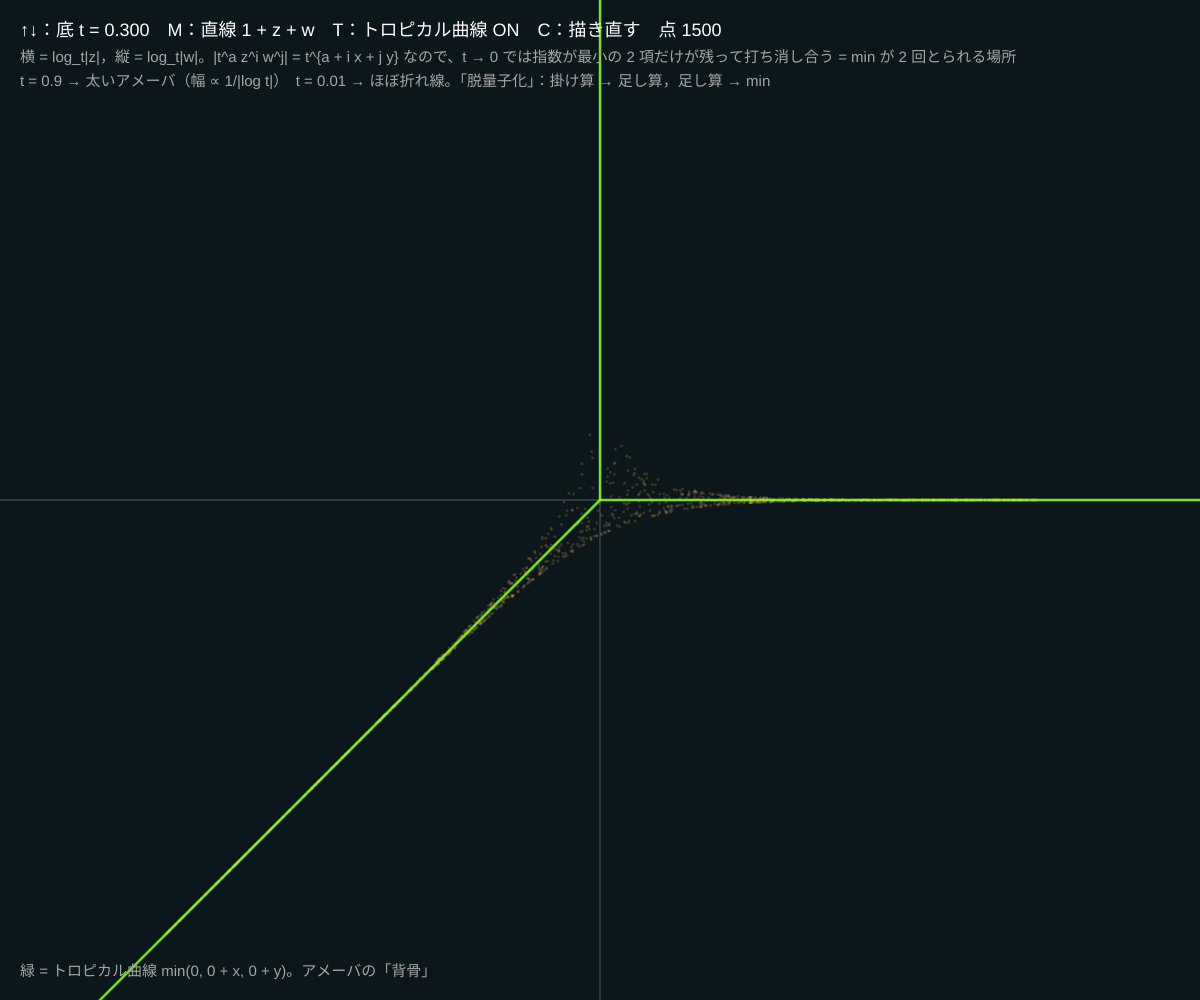
Frame 1 (no input)
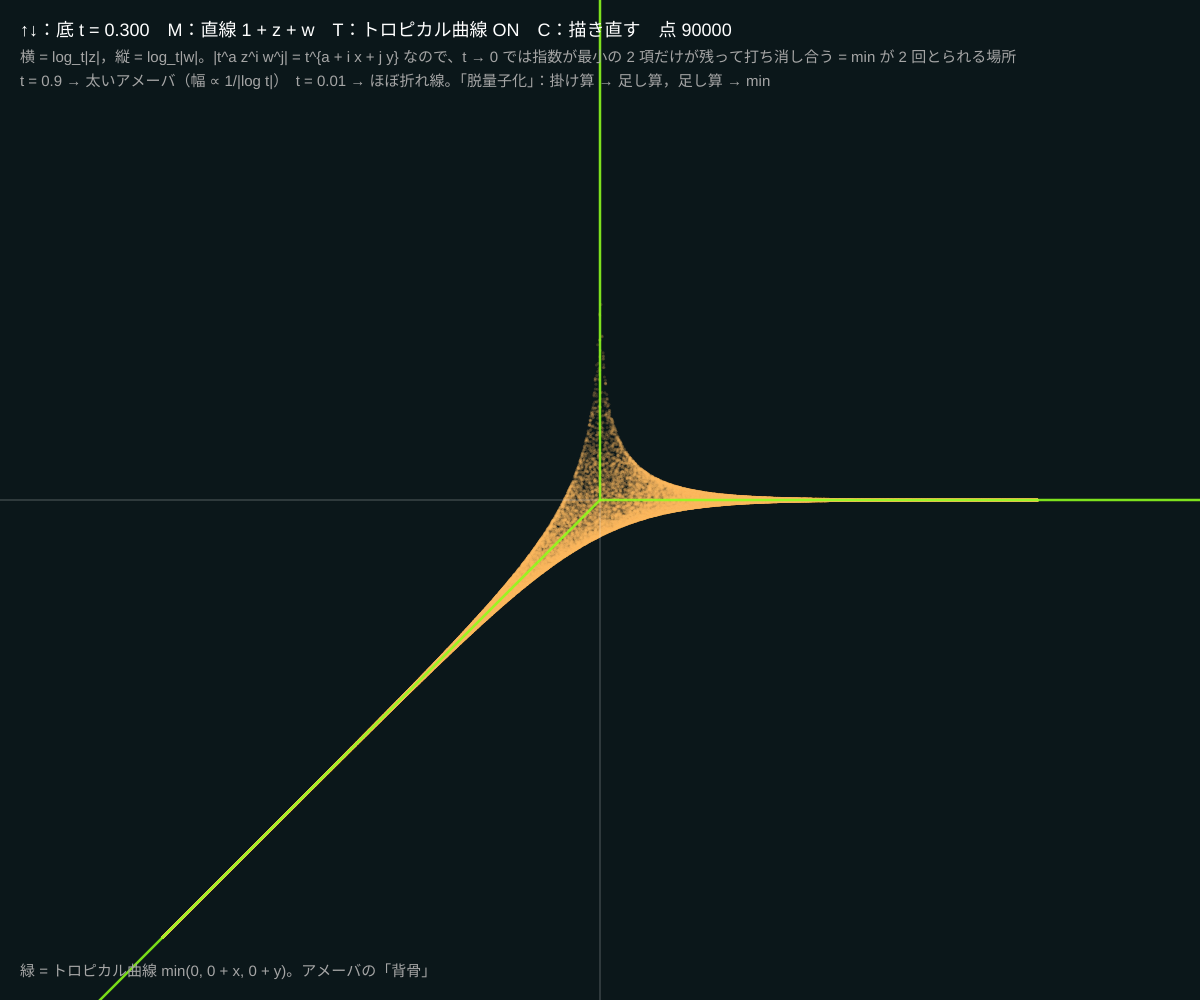
Frame 60 (no input)
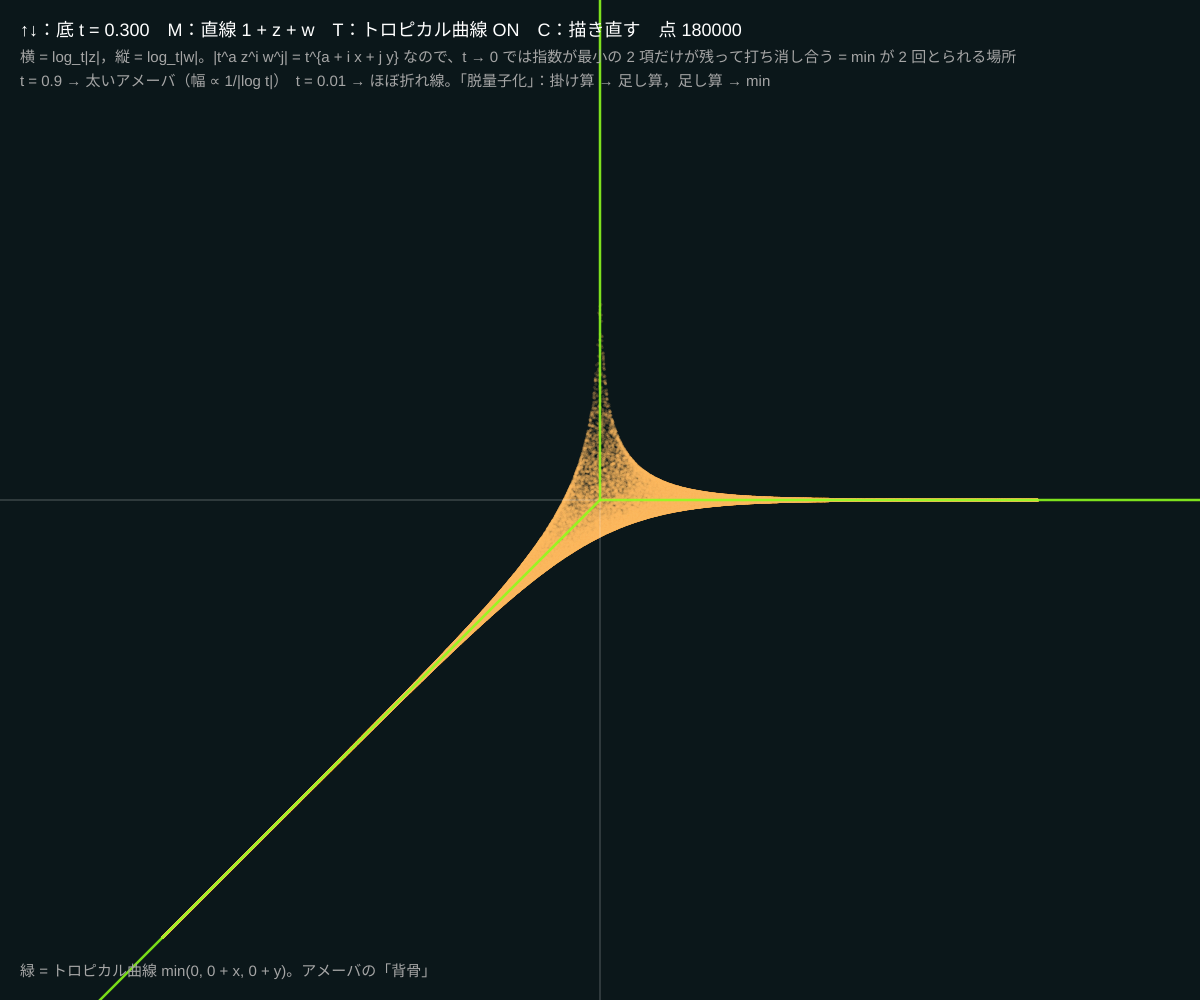
Frame 120 (the mouse pressed at the canvas centre since frame 60)

The p5.js sketch that drew these frames (run headless with seeded random() and noise() and a simulated clock; from frame 60 on, the mouse is pressed at the canvas centre):

// p5.js sketch
// ── sketch.js
// ============================================
// 07 アメーバと Maslov 脱量子化
// 複素曲線 Σ t^{a_ij} z^i w^j = 0 の点 (z, w) を乱数で拾い、(log_t|z|, log_t|w|) に打つ = アメーバ
//   底 t（0 < t < 1）を小さくするとアメーバは細くなり、トロピカル曲線 min(a_ij + i x + j y) に近づく
//   （log_t をとる = 「掛け算 → 足し算」「足し算 → min」に化ける：Maslov の脱量子化）
// ↑↓ = 底 t / M = 直線 ⇄ 2 次曲線 / T = トロピカル曲線を重ねる / C = 描き直す
// ============================================

let t = 0.3;                  // ★ 底 t（0.001 〜 0.9）。小さいほど細い
let kind = 1;                 // 1 = 直線 1 + z + w，2 = 2 次曲線
let showTrop = true;
let perFrame = 1500;          // ★ 1 フレームに打つ点の数
let R = 7;                    // ★ 座標の範囲 ±R
let terms, amb, sc, ox, oy;
let count = 0;

function setup() {
  createCanvas(windowWidth, windowHeight);
  colorMode(HSB, 360, 100, 100, 100);
  textFont('Helvetica');
  ox = width * 0.5; oy = height * 0.5; sc = Math.min(width, height) / (2 * R + 2);
  amb = createGraphics(width, height);
  amb.colorMode(HSB, 360, 100, 100, 100);
  setKind();
}
// ★ 係数 a_ij：複素曲線の係数は t^{a_ij}
function setKind() {
  if (kind === 1) terms = [{ i: 0, j: 0, a: 0 }, { i: 1, j: 0, a: 0 }, { i: 0, j: 1, a: 0 }];
  else terms = [{ i: 0, j: 0, a: 1 }, { i: 1, j: 0, a: 0 }, { i: 2, j: 0, a: 1 }, { i: 0, j: 1, a: 0 }, { i: 1, j: 1, a: 0 }, { i: 0, j: 2, a: 1 }];
  amb.clear(); count = 0;
}
function toX(x) { return ox + x * sc; }
function toY(y) { return oy - y * sc; }

// 複素数の道具（[re, im]）
function cmul(p, q) { return [p[0] * q[0] - p[1] * q[1], p[0] * q[1] + p[1] * q[0]]; }
function cadd(p, q) { return [p[0] + q[0], p[1] + q[1]]; }
function cdiv(p, q) { let d = q[0] * q[0] + q[1] * q[1]; return [(p[0] * q[0] + p[1] * q[1]) / d, (p[1] * q[0] - p[0] * q[1]) / d]; }
function csqrt(p) { let r = Math.hypot(p[0], p[1]), re = Math.sqrt((r + p[0]) / 2), im = Math.sqrt(Math.max(0, (r - p[0]) / 2)); return [re, p[1] < 0 ? -im : im]; }
function cabs(p) { return Math.hypot(p[0], p[1]); }

// ★ z を決めて w を解く：w について 2 次以下の多項式 c2 w² + c1 w + c0 = 0（係数は z の多項式）
function solveW(z) {
  let c = [[0, 0], [0, 0], [0, 0]], zp = [[1, 0], z, cmul(z, z)];
  for (let T of terms) c[T.j] = cadd(c[T.j], cmul([Math.pow(t, T.a), 0], zp[T.i]));
  if (cabs(c[2]) < 1e-300) { if (cabs(c[1]) < 1e-300) return []; return [cdiv([-c[0][0], -c[0][1]], c[1])]; }
  let disc = cadd(cmul(c[1], c[1]), cmul([-4, 0], cmul(c[2], c[0])));
  let s = csqrt(disc), two = cmul([2, 0], c[2]);
  return [cdiv(cadd([-c[1][0], -c[1][1]], s), two), cdiv(cadd([-c[1][0], -c[1][1]], [-s[0], -s[1]]), two)];
}

function draw() {
  background(190, 55, 10);
  let lt = Math.log(t);
  // 点を打つ（蓄積）
  amb.noStroke();
  for (let n = 0; n < perFrame; n++) {
    let x = Math.random() * 2 * R - R, th = Math.random() * Math.PI * 2;
    let r = Math.exp(x * lt);                                   // |z| = t^x
    let z = [r * Math.cos(th), r * Math.sin(th)];
    for (let w of solveW(z)) {
      let aw = cabs(w);
      if (!(aw > 0) || !isFinite(aw)) continue;
      let y = Math.log(aw) / lt;                                // log_t|w|
      if (Math.abs(y) > R + 1) continue;
      amb.fill(35, 60, 100, 18);
      amb.circle(toX(x), toY(y), 3);
      count++;
    }
  }
  image(amb, 0, 0);

  // 軸
  stroke(0, 0, 100, 30); strokeWeight(1);
  line(toX(0), 0, toX(0), height); line(0, toY(0), width, toY(0));
  // トロピカル曲線（極限）
  if (showTrop) {
    let cv = tropCurve(terms);
    for (let e of cv.edges) {
      let A = cv.cells[e.c1], B = e.c2 >= 0 ? cv.cells[e.c2] : { x: A.x + e.dx * 100, y: A.y + e.dy * 100 };
      stroke(90, 90, 100, 85); strokeWeight(2.5);
      line(toX(A.x), toY(A.y), toX(B.x), toY(B.y));
    }
  }

  noStroke(); fill(0, 0, 100); textSize(18);
  text('↑↓：底 t = ' + nf(t, 1, 3) + '　M：' + (kind === 1 ? '直線 1 + z + w' : '2 次曲線 t + z + t z² + w + z w + t w²') + '　T：トロピカル曲線 ' + (showTrop ? 'ON' : 'off') + '　C：描き直す　点 ' + count, 20, 36);
  fill(0, 0, 65); textSize(15);
  text('横 = log_t|z|，縦 = log_t|w|。|t^a z^i w^j| = t^{a + i x + j y} なので、t → 0 では指数が最小の 2 項だけが残って打ち消し合う = min が 2 回とられる場所', 20, 62);
  text('t = 0.9 → 太いアメーバ（幅 ∝ 1/|log t|）　t = 0.01 → ほぼ折れ線。「脱量子化」：掛け算 → 足し算，足し算 → min', 20, 86);
  text('緑 = トロピカル曲線 min(' + terms.map((T) => T.a + (T.i ? ' + ' + (T.i > 1 ? T.i : '') + 'x' : '') + (T.j ? ' + ' + (T.j > 1 ? T.j : '') + 'y' : '')).join(', ') + ')。アメーバの「背骨」', 20, height - 24);
}

function keyPressed() {
  if (key === UP_ARROW) { t = Math.min(0.9, t * 1.5); amb.clear(); count = 0; }
  if (key === DOWN_ARROW) { t = Math.max(0.001, t / 1.5); amb.clear(); count = 0; }
  if (key === 'm' || key === 'M') { kind = kind === 1 ? 2 : 1; setKind(); }
  if (key === 't' || key === 'T') showTrop = !showTrop;
  if (key === 'c' || key === 'C') { amb.clear(); count = 0; }
}

// ---------- やってみよう ----------
// 1. t = 0.9 のアメーバの「触手」は 3 本（直線）。方向はトロピカル直線の半直線と同じ？
// 2. 2 次曲線のアメーバには穴（有界な補集合）がある？ ない？ 係数 a_ij を変えて（setKind の数字）試そう
// 3. 係数 a_00 を 3 にすると、トロピカル曲線の頂点はどこへ動く？ アメーバもついてくる？
// 4. t > 1 にすると（log t > 0）min が max に変わる。keyPressed の Math.min(0.9, …) の上限を外して確かめよう


// ==================================================
// ここから下は「トロピカル曲線の道具」（コピーするときは一番下まで）
//   terms = [{ i, j, a }] … 単項 a ⊗ x^i ⊗ y^j（a = 係数 = 格子点 (i, j) の高さ）
//   F(x, y) = min (a + i x + j y)。tropCurve(terms) は曲線を「頂点と辺」で返す
//     cells[c] = { ids: [項番号…], x, y } … 細分のセル（高さの下側凸包の面）⇔ 曲線の頂点 (x, y)
//     edges[e] = { p, q, w, c1, c2, dx, dy } … 細分の辺 (項 p–q) ⇔ 曲線の辺。w = 格子長 = 重み
//       c2 >= 0 なら頂点 c1 → c2 の線分。c2 < 0 なら頂点 c1 から方向 (dx, dy) の半直線
// ==================================================
function tropCurve(terms) {
  let n = terms.length, cells = [], seen = {}, EPS = 1e-7;
  for (let p = 0; p < n; p++) for (let q = p + 1; q < n; q++) for (let r = q + 1; r < n; r++) {
    let P = terms[p], Q = terms[q], R = terms[r];
    let det = (Q.i - P.i) * (R.j - P.j) - (Q.j - P.j) * (R.i - P.i);
    if (Math.abs(det) < 1e-9) continue;
    // 3 点を通る平面 z = al + be*i + ga*j。すべての点がその上側なら「下側凸包の面」
    let be = ((Q.a - P.a) * (R.j - P.j) - (Q.j - P.j) * (R.a - P.a)) / det;
    let ga = ((Q.i - P.i) * (R.a - P.a) - (R.i - P.i) * (Q.a - P.a)) / det;
    let al = P.a - be * P.i - ga * P.j;
    let ids = [], ok = true;
    for (let k = 0; k < n && ok; k++) {
      let dd = terms[k].a - (al + be * terms[k].i + ga * terms[k].j);
      if (dd < -EPS) ok = false; else if (dd < EPS) ids.push(k);
    }
    if (!ok) continue;
    let key = ids.join(',');
    if (seen[key]) continue;
    seen[key] = true;
    let hull = hull2d(ids, terms);
    if (hull.length >= 3) cells.push({ ids: hull, x: -be, y: -ga });   // 面の傾き → 曲線の頂点
  }
  let edges = [], emap = {}, ci0 = 0, cj0 = 0;
  for (let t of terms) { ci0 += t.i / n; cj0 += t.j / n; }
  cells.forEach((c, ci) => {
    for (let k = 0; k < c.ids.length; k++) {
      let p = c.ids[k], q = c.ids[(k + 1) % c.ids.length];
      let key = Math.min(p, q) + '-' + Math.max(p, q);
      if (emap[key] !== undefined) edges[emap[key]].c2 = ci;
      else { emap[key] = edges.length; edges.push({ p, q, c1: ci, c2: -1 }); }
    }
  });
  for (let e of edges) {
    let P = terms[e.p], Q = terms[e.q];
    let di = Q.i - P.i, dj = Q.j - P.j, g = gcdInt(Math.abs(di), Math.abs(dj));
    e.w = g;
    let ux = dj / g, uy = -di / g, A = cells[e.c1], s;   // 細分の辺に垂直な原始ベクトル
    if (e.c2 >= 0) { let B = cells[e.c2]; s = ux * (B.x - A.x) + uy * (B.y - A.y); }
    else s = ux * (ci0 - P.i) + uy * (cj0 - P.j);        // 半直線はニュートン多角形の内向き（min 流儀）
    if (s < 0) { ux = -ux; uy = -uy; }
    e.dx = ux; e.dy = uy;
  }
  return { cells, edges };
}
function gcdInt(a, b) { while (b) { [a, b] = [b, a % b]; } return a || 1; }
// 格子点の集合の凸包（反時計回り。一直線上の点は除く）
function hull2d(ids, terms) {
  let pts = ids.slice().sort((u, v) => terms[u].i - terms[v].i || terms[u].j - terms[v].j);
  if (pts.length < 3) return pts;
  let turn = (o, a, b) => (terms[a].i - terms[o].i) * (terms[b].j - terms[o].j) - (terms[a].j - terms[o].j) * (terms[b].i - terms[o].i);
  let lo = [], up = [];
  for (let p of pts) { while (lo.length >= 2 && turn(lo[lo.length - 2], lo[lo.length - 1], p) <= 0) lo.pop(); lo.push(p); }
  for (let k = pts.length - 1; k >= 0; k--) { let p = pts[k]; while (up.length >= 2 && turn(up[up.length - 2], up[up.length - 1], p) <= 0) up.pop(); up.push(p); }
  lo.pop(); up.pop();
  return lo.concat(up);
}
// 項 k が最小になる領域（曲線の頂点を結んだ多角形）。無限に伸びる領域は far だけ先で切る
function regionPoly(cv, k, terms, far) {
  let cs = [];
  cv.cells.forEach((c, ci) => { if (c.ids.includes(k)) cs.push(ci); });
  if (cs.length === 0) return null;
  let T = terms[k];
  let ang = (ci) => { let c = cv.cells[ci], mi = 0, mj = 0; for (let id of c.ids) { mi += terms[id].i / c.ids.length; mj += terms[id].j / c.ids.length; } return Math.atan2(mj - T.j, mi - T.i); };
  cs.sort((u, v) => ang(u) - ang(v));
  let rays = cv.edges.filter((e) => e.c2 < 0 && (e.p === k || e.q === k)), poly = [];
  if (rays.length < 2) { for (let ci of cs) poly.push({ x: cv.cells[ci].x, y: cv.cells[ci].y }); return poly; }
  let best = -1, bi = 0;   // 境界の点：いちばん大きい角度のすき間のあとから始める
  for (let m = 0; m < cs.length; m++) { let g = ang(cs[(m + 1) % cs.length]) - ang(cs[m]); if (m === cs.length - 1) g += Math.PI * 2; if (g > best) { best = g; bi = (m + 1) % cs.length; } }
  cs = cs.slice(bi).concat(cs.slice(0, bi));
  let first = cs[0], last = cs[cs.length - 1];
  let rA = rays.find((e) => e.c1 === first) || rays[0];
  let rB = rays.find((e) => e !== rA && e.c1 === last) || rays.find((e) => e !== rA) || rA;
  let A = cv.cells[rA.c1], B = cv.cells[rB.c1];
  poly.push({ x: A.x + rA.dx * far, y: A.y + rA.dy * far });
  for (let ci of cs) poly.push({ x: cv.cells[ci].x, y: cv.cells[ci].y });
  poly.push({ x: B.x + rB.dx * far, y: B.y + rB.dy * far });
  return poly;
}
// 次数 d のすべての項 (i + j <= d) を高さ 0 でつくる
function makeTerms(d) { let ts = []; for (let i = 0; i <= d; i++) for (let j = 0; i + j <= d; j++) ts.push({ i, j, a: 0 }); return ts; }
